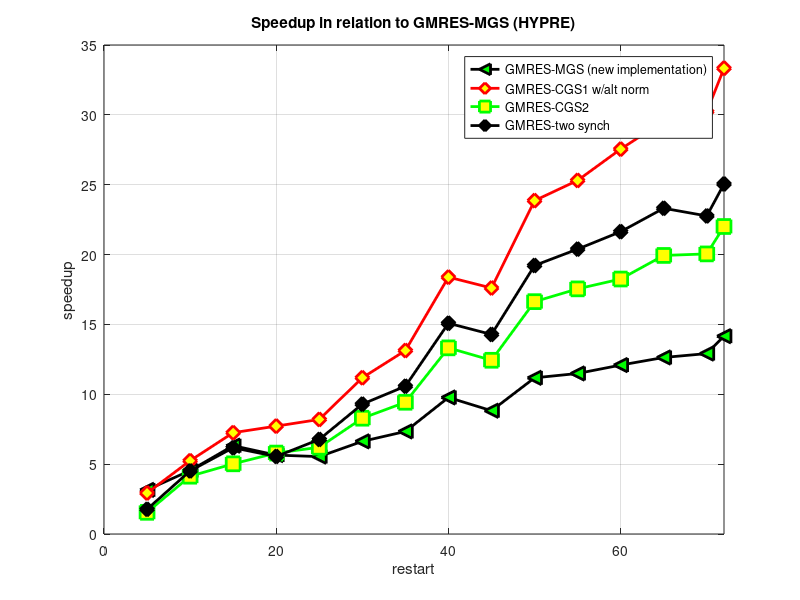
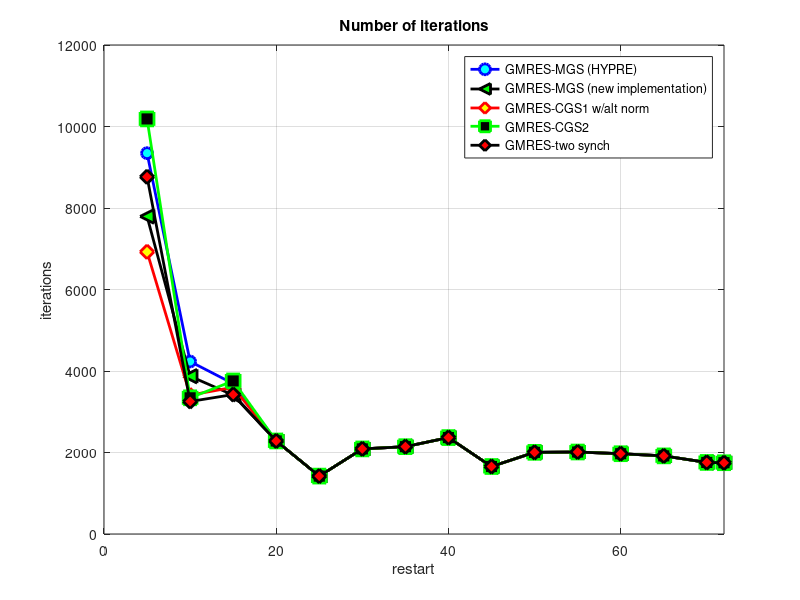

Here is the MATLAB script that generated these plots, in order:
close all;
clear all;

restart = [ 5 10 15 20 25 30 35 40 45 50 55 60 65 70 72 ];
gmres_time  =[20.6186  20.2074  29.8987  21.5269  15.88 31.15 37.7073 60.2905 43.29 71.17  78.1694  87.212 95.4134  93.1558  103.283];
gmres_gs_time = [9.25  13.11  21.64  16.4919 12.87 25.8072 32.33 52.77 38.4927 57.27 63.4808 80.03 88.16 87.56 96.82];
iters_gmres = [ 9346 4233 3690 2283 1421 2088  2143  2366  1656 2004 2012 1970 1917 1756 1749];

load('timeAll.mat');
load('timeGSAll.mat');
load('itersAll');


lineSpec = {'b-o', 'k-<', 'r-d', 'g-s', 'k-d'};
markerFill = {'c', 'g', 'y', 'k', 'r'};


comboData = [ gmres_time./timeAll(1, :); gmres_time./timeAll(2, :); gmres_time./timeAll(3, :);  gmres_time./timeAll(4, :)  ];

figure(1)

plot(restart, comboData(1,:), lineSpec{2}, 'LineWidth', 2, 'MarkerSize', 10, 'MarkerFaceColor', markerFill{2});
grid on
hold on
plot(restart,  comboData(2,:), lineSpec{3}, 'LineWidth', 2, 'MarkerSize', 10, 'MarkerFaceColor', markerFill{3});
plot(restart,  comboData(3,:), lineSpec{4}, 'LineWidth', 2, 'MarkerSize', 10, 'MarkerFaceColor', markerFill{3});
plot(restart,  comboData(4,:), lineSpec{5}, 'LineWidth', 2, 'MarkerSize', 10, 'MarkerFaceColor', markerFill{4});
  
  
grid on
xlabel ('restart');
ylabel('speedup');
title('Speedup in relation to GMRES-MGS (HYPRE)')
legend(  'GMRES-MGS (new implementation)', 'GMRES-CGS1 w/alt norm', 'GMRES-CGS2', 'GMRES-two synch')
xlim([0 72])

figure(2)

plot(restart, iters_gmres, lineSpec{1}, 'LineWidth', 2, 'MarkerSize', 8, 'MarkerFaceColor', markerFill{1});
grid on
hold on
plot(restart, itersAll(1,:), lineSpec{2}, 'LineWidth', 2, 'MarkerSize', 10, 'MarkerFaceColor', markerFill{2});
plot(restart, itersAll(2,:), lineSpec{3}, 'LineWidth', 2, 'MarkerSize', 10, 'MarkerFaceColor', markerFill{3});
plot(restart, itersAll(3,:), lineSpec{4}, 'LineWidth', 2, 'MarkerSize', 10, 'MarkerFaceColor', markerFill{4});
plot(restart, itersAll(4,:), lineSpec{5}, 'LineWidth', 2, 'MarkerSize', 10, 'MarkerFaceColor', markerFill{5});


title('Number of iterations');
xlabel ('restart');
ylabel('iterations');

legend( 'GMRES-MGS (HYPRE)', 'GMRES-MGS (new implementation)', 'GMRES-CGS1 w/alt norm', 'GMRES-CGS2', 'GMRES-two synch')
xlim([0 72])
ylim([0 12000])
